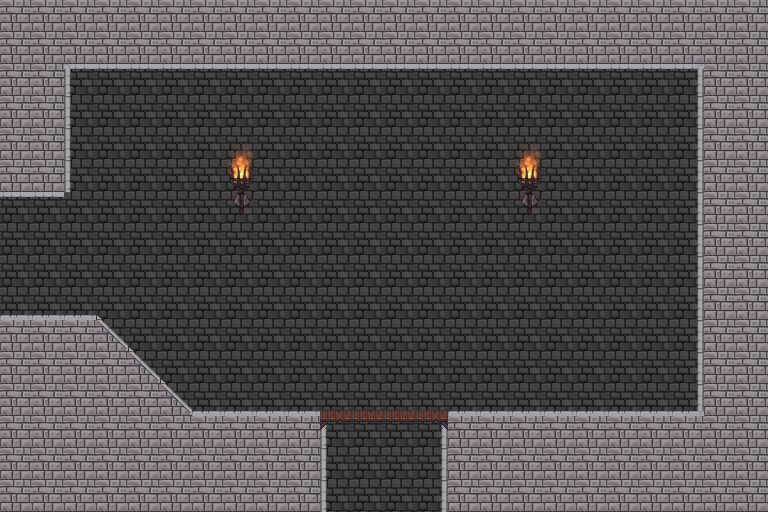

A level layout from a 2D game, rendered from its tile map. Below: a short description, then the map file with tile-grid data replaced by summaries:
An orthogonal 24x16 tile map with 32x32 px tiles, 3 tile layers (Слой тайлов 1, Слой тайлов 2, Fire), 5 tilesets and 2 objects.

<map version="1.0" orientation="orthogonal" renderorder="right-down" width="24" height="16" tilewidth="32" tileheight="32" nextobjectid="42">
 <properties>
  <property name="Down" value="Yes" />
  <property name="Height" type="float" value="5.12" />
  <property name="Left" value="Yes" />
  <property name="Right" value="No" />
  <property name="Up" value="No" />
  <property name="Width" type="float" value="7.68" />
 </properties>
 <tileset firstgid="1" name="wall" tilewidth="32" tileheight="32" tilecount="1" columns="1">
  <image source="../Resources/wall.jpg" width="32" height="32" />
  <tile id="0">
   <properties>
    <property name="Height" type="float" value="5.12" />
    <property name="Width" type="float" value="10.24" />
   </properties>
  </tile>
 </tileset>
 <tileset firstgid="2" name="castle" tilewidth="32" tileheight="32" spacing="1" margin="1" tilecount="465" columns="31">
  <image source="../Resources/castle.png" width="1024" height="512" />
 </tileset>
 <tileset firstgid="467" name="Fire" tilewidth="32" tileheight="64" tilecount="32" columns="8">
  <image source="../Resources/Fire.png" width="256" height="256" />
  <tile id="0">
   <properties>
    <property name="FireFrame" value="1" />
   </properties>
  </tile>
  <tile id="1">
   <properties>
    <property name="FireFrame" value="2" />
   </properties>
  </tile>
  <tile id="2">
   <properties>
    <property name="FireFrame" value="3" />
   </properties>
  </tile>
  <tile id="3">
   <properties>
    <property name="FireFrame" value="4" />
   </properties>
  </tile>
  <tile id="4">
   <properties>
    <property name="FireFrame" value="5" />
   </properties>
  </tile>
  <tile id="5">
   <properties>
    <property name="FireFrame" value="6" />
   </properties>
  </tile>
  <tile id="6">
   <properties>
    <property name="FireFrame" value="7" />
   </properties>
  </tile>
  <tile id="7">
   <properties>
    <property name="FireFrame" value="8" />
   </properties>
  </tile>
  <tile id="8">
   <properties>
    <property name="FireFrame" value="9" />
   </properties>
  </tile>
  <tile id="9">
   <properties>
    <property name="FireFrame" value="10" />
   </properties>
  </tile>
  <tile id="10">
   <properties>
    <property name="FireFrame" value="11" />
   </properties>
  </tile>
  <tile id="11">
   <properties>
    <property name="FireFrame" value="12" />
   </properties>
  </tile>
  <tile id="12">
   <properties>
    <property name="FireFrame" value="13" />
   </properties>
  </tile>
  <tile id="13">
   <properties>
    <property name="FireFrame" value="14" />
   </properties>
  </tile>
  <tile id="14">
   <properties>
    <property name="FireFrame" value="15" />
   </properties>
  </tile>
  <tile id="15">
   <properties>
    <property name="FireFrame" value="16" />
   </properties>
  </tile>
  <tile id="16">
   <properties>
    <property name="FireFrame" value="17" />
   </properties>
  </tile>
  <tile id="17">
   <properties>
    <property name="FireFrame" value="18" />
   </properties>
  </tile>
  <tile id="18">
   <properties>
    <property name="FireFrame" value="19" />
   </properties>
  </tile>
  <tile id="19">
   <properties>
    <property name="FireFrame" value="20" />
   </properties>
  </tile>
  <tile id="20">
   <properties>
    <property name="FireFrame" value="21" />
   </properties>
  </tile>
  <tile id="21">
   <properties>
    <property name="FireFrame" value="22" />
   </properties>
  </tile>
  <tile id="22">
   <properties>
    <property name="FireFrame" value="23" />
   </properties>
  </tile>
  <tile id="23">
   <properties>
    <property name="FireFrame" value="24" />
   </properties>
  </tile>
  <tile id="24">
   <properties>
    <property name="FireFrame" value="25" />
   </properties>
  </tile>
  <tile id="25">
   <properties>
    <property name="FireFrame" value="26" />
   </properties>
  </tile>
  <tile id="26">
   <properties>
    <property name="FireFrame" value="27" />
   </properties>
  </tile>
  <tile id="27">
   <properties>
    <property name="FireFrame" value="27" />
   </properties>
  </tile>
  <tile id="28">
   <properties>
    <property name="FireFrame" value="28" />
   </properties>
  </tile>
  <tile id="29">
   <properties>
    <property name="FireFrame" value="29" />
   </properties>
  </tile>
  <tile id="30">
   <properties>
    <property name="FireFrame" value="30" />
   </properties>
  </tile>
  <tile id="31">
   <properties>
    <property name="FireFrame" value="31" />
   </properties>
  </tile>
 </tileset>
 <tileset firstgid="499" name="Torch" tilewidth="34" tileheight="60" tilecount="1" columns="1">
  <image source="../Resources/Torch.png" width="34" height="60" />
 </tileset>
 <tileset firstgid="500" name="Wall_DelbekeHannes" tilewidth="32" tileheight="32" tilecount="1" columns="1">
  <image source="../Resources/Wall_DelbekeHannes.jpeg" width="32" height="32" />
 </tileset>
 <layer name="Слой тайлов 1" width="24" height="16">
  <data>[384 cells, 384 non-empty, 2 distinct tile ids]</data>
 </layer>
 <layer name="Слой тайлов 2" width="24" height="16">
  <data>[384 cells, 180 non-empty, 9 distinct tile ids]</data>
 </layer>
 <layer name="Fire" width="24" height="16">
  <data>[384 cells, 364 non-empty, 13 distinct tile ids]</data>
 </layer>
 <objectgroup name="ground">
  <properties>
   <property name="height" type="float" value="0" />
  </properties>
  <object id="39" x="448" y="512">
   <polyline points="0,0 0,-96 256,-96 256,-448 -384,-448 -384,-320 -544,-320 -544,-192 -352,-192 -256,-96 -128,-96 -128,0" />
  </object>
 </objectgroup>
 <objectgroup name="platform">
  <object id="41" x="320" y="416" width="128" height="7" />
 </objectgroup>
</map>
